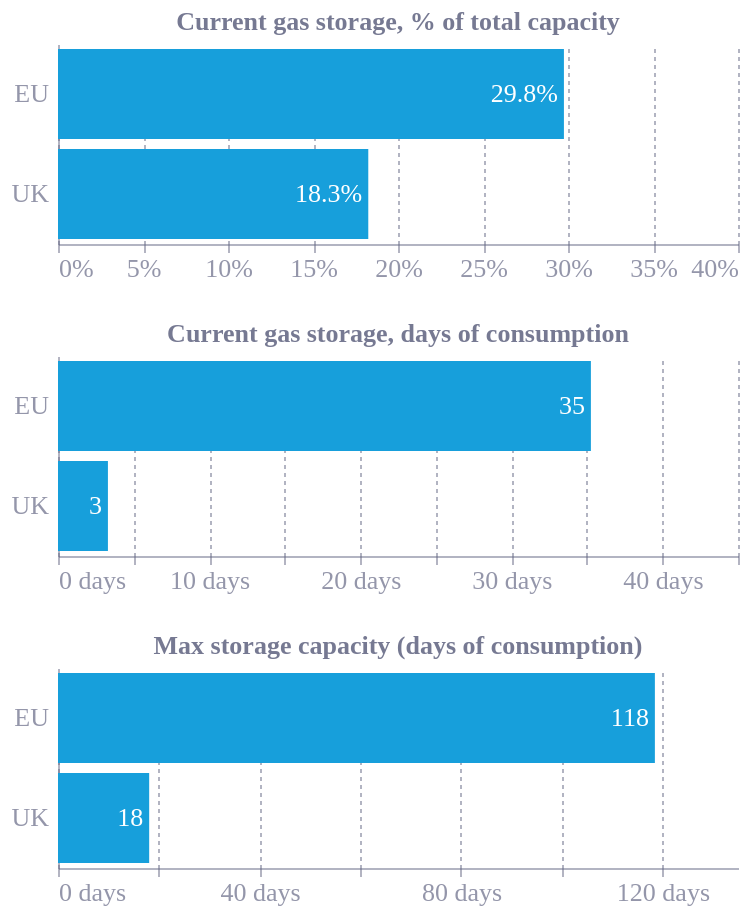

Write notebook code for a chart like this one.
### Code cell
panel_width = 340
pheight = 100

# Panel 1: Storage stock, % of capacity
p1 = alt.Chart(eu_uk).transform_filter(
    alt.datum.metric == 'full_percent'
).mark_bar().encode(
    alt.Y('country:N'),
    alt.X('value:Q').axis(titleY=-20, labelExpr='datum.value + "%"').scale(domain=[0, 40])
).properties(width=panel_width, height=pheight)
p1 += p1.mark_text(
    align='right', dx=-3, dy=0, fontSize=13, color='white',
    text=alt.expr("format(datum.value, '.1f') + '%'")
)
p1.title = alt.Title('Current gas storage, % of total capacity', fontSize=13, anchor='middle', dx=0)

# Panel 2: Current storage in days of consumption
p2 = alt.Chart(eu_uk).transform_filter(
    alt.datum.metric == 'storage_days'
).mark_bar().encode(
    alt.Y('country:N'),
    alt.X('value:Q').axis(
        titleY=-20,
        labelExpr='datum.value + " days"'
    ).scale(domain=[0, 45])
).properties(width=panel_width, height=pheight)
p2 += p2.mark_text(
    align='right', dx=-3, dy=0, fontSize=13, color='white',
    text=alt.expr("format(datum.value, 'd')")
)
p2.title = alt.Title('Current gas storage, days of consumption', fontSize=13, anchor='middle', dx=0)

# Panel 3: Max capacity relative to annual consumption
p3 = alt.Chart(eu_uk).transform_filter(
    alt.datum.metric == 'capacity_proficiency'
).mark_bar().encode(
    alt.Y('country:N'),
    alt.X('value:Q').title('').axis(
        titleY=-20,
        labelExpr='datum.value + " days"'
    ).scale(domain=[0, 135])
).properties(width=panel_width, height=pheight)
p3 += p3.mark_text(
    align='right', dx=-3, dy=0, fontSize=13, color='white',
    text=alt.expr("format(datum.value, 'd')")
)
p3.title = alt.Title('Max storage capacity (days of consumption)', fontSize=13, anchor='middle', dx=0)

alt.vconcat(p1, p2, p3).configure_axis(labelFontSize=13)

### Figure 1 — Vega-Lite specification as saved in the notebook (floating-point values rounded to 4 significant figures)
{"config": {"font": "Circular Std", "text": {"color": "#676A86", "align": "left", "baseline": "middle", "dx": 7, "dy": 0, "fontSize": 11}, "view": {"stroke": null, "continuousWidth": 400, "continuousHeight": 300, "discreteWidth": 400, "discreteHeight": 300}, "range": {"category": ["#36B7B4", "#E6224B", "#F4C245", "#0063AF", "#00A767", "#179FDB", "#EB5C2E"], "diverging": ["#E6224B", "#E54753", "#C9C9C9", "#179FDB", "#122B39"], "heatmap": ["#C9C9C9", "#179FDB", "#0063AF", "#122B39"], "ordinal": ["#00A767", "#36B7B4", "#179FDB", "#0063AF", "#243B5A"]}, "bar": {"color": "#179fdb"}, "line": {"color": "#e6224b"}, "rule": {"color": "#676A86"}, "area": {"opacity": 0.3}, "point": {"filled": true, "size": 80, "color": "#e6224b", "opacity": 0.95}, "geoshape": {"stroke": "white", "strokeWidth": 0.3}, "rect": {"fill": "#d6d4d4", "opacity": 0.3}, "axis": {"labelColor": "#676A86", "labelFontSize": 13, "labelFont": "Circular Std", "labelOpacity": 0.7, "tickColor": "#676A86", "tickOpacity": 0.5, "domainColor": "#676A86", "domainOpacity": 0.5, "gridColor": "#676A86", "gridDash": [2, 2], "gridOpacity": 0.5, "title": null, "titleColor": "#676A86", "titleOpacity": 0.8, "tickSize": 4}, "axisXDiscrete": {"grid": false, "labelAngle": 0, "tickCount": 10, "tickOpacity": 0.5, "title": null}, "axisYDiscrete": {"ticks": false, "labelPadding": 5}, "axisXTemporal": {"grid": false, "ticks": true}, "axisXQuantitative": {"grid": true}, "axisYQuantitative": {"gridColor": "#676A86", "gridDash": [1, 5], "gridOpacity": 0.5, "ticks": false, "labelPadding": 5, "tickCount": 8, "titleAngle": 0, "titleAlign": "left", "titleBaseline": "bottom", "titleX": 0, "titleY": -5}, "title": {"color": "#676A86E6", "subtitleColor": "#676A86", "font": "Circular Std", "subtitleFont": "Circular Std", "anchor": "start", "fontSize": 14, "subtitleFontSize": 12, "subtitlePadding": 4, "offset": 0, "frame": "group"}, "legend": {"titleColor": "#122b39", "title": null, "labelColor": "#122b39", "labelFontSize": 11}}, "vconcat": [{"layer": [{"mark": {"type": "bar"}, "encoding": {"x": {"axis": {"titleY": -20, "labelExpr": "datum.value + \"%\""}, "field": "value", "scale": {"domain": [0, 40]}, "type": "quantitative"}, "y": {"field": "country", "type": "nominal"}}, "transform": [{"filter": "(datum.metric === 'full_percent')"}]}, {"mark": {"type": "text", "align": "right", "color": "white", "dx": -3, "dy": 0, "fontSize": 13, "text": {"expr": "format(datum.value, '.1f') + '%'"}}, "encoding": {"x": {"axis": {"titleY": -20, "labelExpr": "datum.value + \"%\""}, "field": "value", "scale": {"domain": [0, 40]}, "type": "quantitative"}, "y": {"field": "country", "type": "nominal"}}, "transform": [{"filter": "(datum.metric === 'full_percent')"}]}], "height": 100, "title": {"text": "Current gas storage, % of total capacity", "anchor": "middle", "dx": 0, "fontSize": 13}, "width": 340}, {"layer": [{"mark": {"type": "bar"}, "encoding": {"x": {"axis": {"titleY": -20, "labelExpr": "datum.value + \" days\""}, "field": "value", "scale": {"domain": [0, 45]}, "type": "quantitative"}, "y": {"field": "country", "type": "nominal"}}, "transform": [{"filter": "(datum.metric === 'storage_days')"}]}, {"mark": {"type": "text", "align": "right", "color": "white", "dx": -3, "dy": 0, "fontSize": 13, "text": {"expr": "format(datum.value, 'd')"}}, "encoding": {"x": {"axis": {"titleY": -20, "labelExpr": "datum.value + \" days\""}, "field": "value", "scale": {"domain": [0, 45]}, "type": "quantitative"}, "y": {"field": "country", "type": "nominal"}}, "transform": [{"filter": "(datum.metric === 'storage_days')"}]}], "height": 100, "title": {"text": "Current gas storage, days of consumption", "anchor": "middle", "dx": 0, "fontSize": 13}, "width": 340}, {"layer": [{"mark": {"type": "bar"}, "encoding": {"x": {"axis": {"titleY": -20, "labelExpr": "datum.value + \" days\""}, "field": "value", "scale": {"domain": [0, 135]}, "title": "", "type": "quantitative"}, "y": {"field": "country", "type": "nominal"}}, "transform": [{"filter": "(datum.metric === 'capacity_proficiency')"}]}, {"mark": {"type": "text", "align": "right", "color": "white", "dx": -3, "dy": 0, "fontSize": 13, "text": {"expr": "format(datum.value, 'd')"}}, "encoding": {"x": {"axis": {"titleY": -20, "labelExpr": "datum.value + \" days\""}, "field": "value", "scale": {"domain": [0, 135]}, "title": "", "type": "quantitative"}, "y": {"field": "country", "type": "nominal"}}, "transform": [{"filter": "(datum.metric === 'capacity_proficiency')"}]}], "height": 100, "title": {"text": "Max storage capacity (days of consumption)", "anchor": "middle", "dx": 0, "fontSize": 13}, "width": 340}], "data": {"name": "data-f2d44de8ae8740a651c2baece1fbaa2b"}, "$schema": "https://vega.github.io/schema/vega-lite/v6.1.0.json", "datasets": {"data-f2d44de8ae8740a651c2baece1fbaa2b": [{"country": "EU", "metric": "storage_stock", "value": 340.0}, {"country": "UK", "metric": "storage_stock", "value": 6.464}, {"country": "EU", "metric": "full_percent", "value": 29.76}, {"country": "UK", "metric": "full_percent", "value": 18.25}, {"country": "EU", "metric": "consumption", "value": 3519.0}, {"country": "UK", "metric": "consumption", "value": 714.1}, {"country": "EU", "metric": "storage_days", "value": 35.27}, {"country": "UK", "metric": "storage_days", "value": 3.304}, {"country": "EU", "metric": "storage_maximum", "value": 1142.0}, {"country": "UK", "metric": "storage_maximum", "value": 35.41}, {"country": "EU", "metric": "capacity_proficiency", "value": 118.5}, {"country": "UK", "metric": "capacity_proficiency", "value": 18.1}]}}
